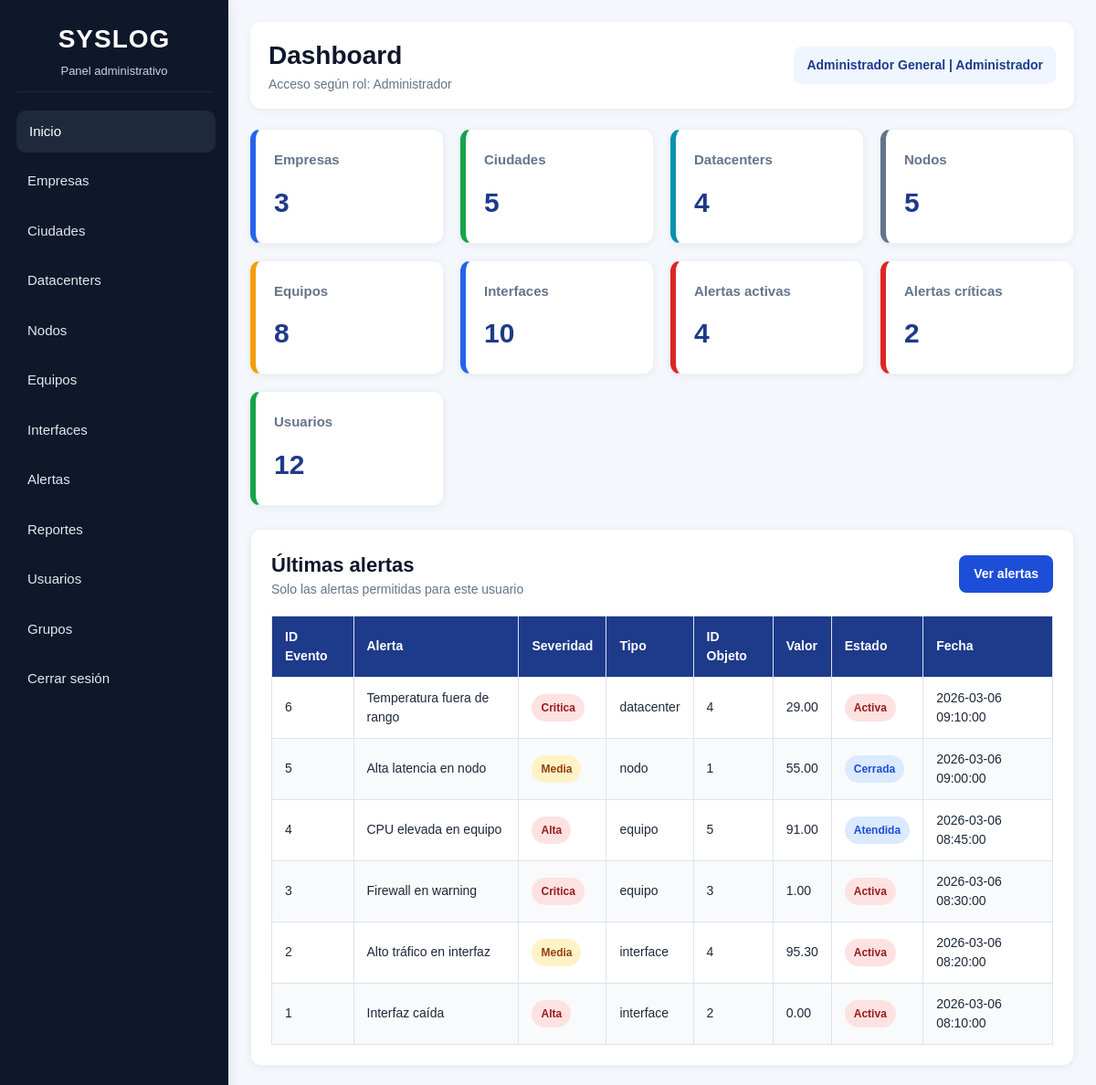
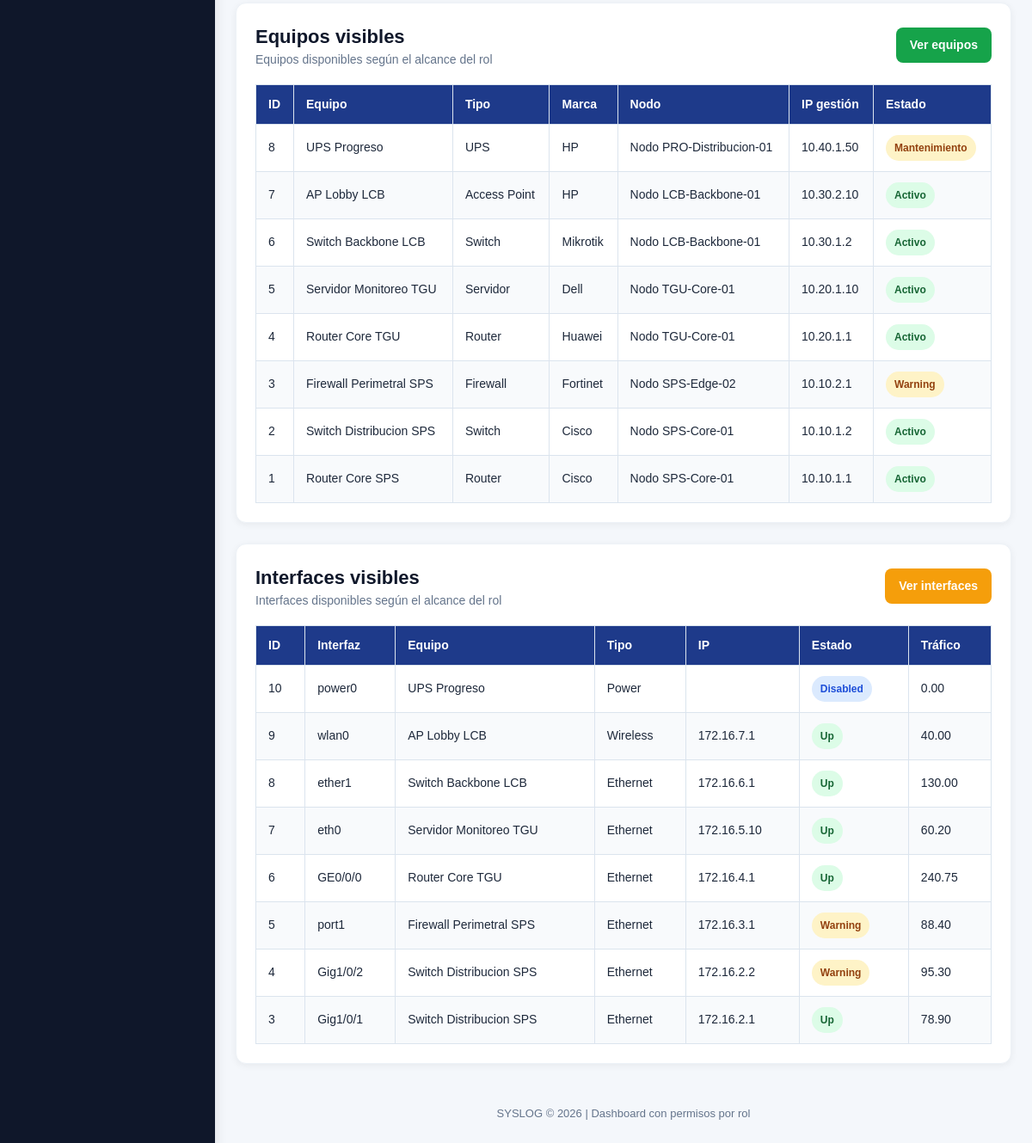
The page /pages/dashboard.php (signed in) on the database its author committed (2 pictures, top to bottom).
### tables this page shows
CREATE TABLE `evento_alerta` (
  `id_evento` int(11) NOT NULL,
  `id_alerta` int(11) NOT NULL,
  `tipo_objeto` enum('datacenter','nodo','equipo','interface') NOT NULL,
  `id_objeto` int(11) NOT NULL,
  `valor_detectado` decimal(10,2) DEFAULT NULL,
  `fecha_evento` datetime DEFAULT current_timestamp(),
  `estado_evento` enum('activa','atendida','cerrada') DEFAULT 'activa',
  `mensaje` text DEFAULT NULL
);

CREATE TABLE `alerta` (
  `id_alerta` int(11) NOT NULL,
  `nombre_alerta` varchar(100) NOT NULL,
  `descripcion` text DEFAULT NULL,
  `severidad` enum('baja','media','alta','critica') DEFAULT 'media',
  `tipo_objeto` enum('datacenter','nodo','equipo','interface') NOT NULL,
  `metrica` varchar(50) NOT NULL,
  `condicion` enum('>','<','=','>=','<=','fuera_rango') NOT NULL,
  `valor_referencia` decimal(10,2) DEFAULT NULL,
  `estado` enum('activa','inactiva') DEFAULT 'activa'
);

CREATE TABLE `equipo` (
  `id_equipo` int(11) NOT NULL,
  `id_nodo` int(11) NOT NULL,
  `id_tipo_equipo` int(11) NOT NULL,
  `id_marca` int(11) NOT NULL,
  `nombre` varchar(100) NOT NULL,
  `modelo` varchar(100) DEFAULT NULL,
  `serial_number` varchar(100) DEFAULT NULL,
  `ip_gestion` varchar(45) DEFAULT NULL,
  `sistema_operativo` varchar(100) DEFAULT NULL,
  `version_firmware` varchar(100) DEFAULT NULL,
  `estado` enum('activo','inactivo','mantenimiento','warning') DEFAULT 'activo',
  `fecha_instalacion` date DEFAULT NULL
);

CREATE TABLE `tipo_equipo` (
  `id_tipo_equipo` int(11) NOT NULL,
  `nombre_tipo` varchar(100) NOT NULL,
  `descripcion` varchar(150) DEFAULT NULL
);

CREATE TABLE `marca` (
  `id_marca` int(11) NOT NULL,
  `nombre_marca` varchar(100) NOT NULL,
  `descripcion` varchar(150) DEFAULT NULL
);

CREATE TABLE `nodo` (
  `id_nodo` int(11) NOT NULL,
  `id_datacenter` int(11) NOT NULL,
  `nombre` varchar(100) NOT NULL,
  `ubicacion` varchar(150) DEFAULT NULL,
  `ip_principal` varchar(45) DEFAULT NULL,
  `descripcion` varchar(255) DEFAULT NULL,
  `estado` enum('activo','inactivo','mantenimiento') DEFAULT 'activo'
);

CREATE TABLE `interface_red` (
  `id_interface` int(11) NOT NULL,
  `id_equipo` int(11) NOT NULL,
  `nombre_interface` varchar(100) NOT NULL,
  `tipo_interface` varchar(50) DEFAULT NULL,
  `velocidad` varchar(50) DEFAULT NULL,
  `mac_address` varchar(50) DEFAULT NULL,
  `direccion_ip` varchar(45) DEFAULT NULL,
  `estado` enum('up','down','warning','disabled') DEFAULT 'up',
  `trafico_actual` decimal(10,2) DEFAULT 0.00,
  `descripcion` varchar(255) DEFAULT NULL
);

### includes/auth.php (called while the page is built, shortened)
<?php
function currentRole() {
    return $_SESSION["rol"] ?? "";
}
function canAccess($module) {
    $role = currentRole();
    $permissions = [
        "Administrador" => [
            "dashboard",
            "empresas",
            "ciudades",
            "datacenters",
            "nodos",
            "equipos",
            "interfaces",
            "alertas",
            "reportes",
            "usuarios",
            "grupos"
        ],
        "Empresa" => [
            "dashboard",
            "datacenters",
            "nodos",
            "equipos",
            "interfaces",
            "alertas",
            "reportes"
        ],
        "Datacenter" => [
            "dashboard",
            "datacenters",
            "nodos",
            "equipos",
            "interfaces",
            "alertas",
            "reportes"
        ],
        "Nodo" => [
            "dashboard",
            "nodos",
            "equipos",
            "interfaces",
            "alertas",
            "reportes"
        ],
        "Equipo" => [
            "dashboard",
            "equipos",
            "interfaces",
            "alertas",
            "reportes"
        ],
        "Operador" => [
            "dashboard",
            "datacenters",
            "nodos",
            "equipos",
            "interfaces",
            "alertas",
            "reportes"
        ]
    ];
    return in_array($module, $permissions[$role] ?? []);
}
function getScope() {
    return [
        "rol"           => $_SESSION["rol"] ?? "",
        "id_empresa"    => $_SESSION["id_empresa"] ?? null,
        "id_datacenter" => $_SESSION["id_datacenter"] ?? null,
        "id_nodo"       => $_SESSION["id_nodo"] ?? null,
        "id_equipo"     => $_SESSION["id_equipo"] ?? null
    ];
}
?>

### pages/dashboard.php (the view, shortened to what this page needs)
<?php
require_once "../includes/auth.php";
require_once "../includes/db.php";
$scope = getScope();
$rol = $scope["rol"];
function badgeClase($valor) {
    $valor = strtolower(trim($valor));
    if (in_array($valor, ["activo", "up", "enviado"])) return "badge badge-success";
    if (in_array($valor, ["activa", "alta", "critica", "crítica", "down", "fallido", "bloqueado"])) return "badge badge-danger";
    if (in_array($valor, ["warning", "media", "pendiente", "mantenimiento"])) return "badge badge-warning";
    if (in_array($valor, ["cerrada", "atendida", "inactivo", "disabled"])) return "badge badge-info";
    return "badge badge-gray";
}
$total_empresas = 0;
$total_ciudades = 0;
$total_datacenters = 0;
$total_nodos = 0;
$total_equipos = 0;
$total_interfaces = 0;
$total_alertas_activas = 0;
$total_alertas_criticas = 0;
$total_usuarios = 0;
$ultimas_alertas = [];
$equipos = [];
$interfaces = [];
if ($rol === "Administrador") {
    $total_empresas = $pdo->query("SELECT COUNT(*) FROM empresa")->fetchColumn();
    $total_ciudades = $pdo->query("SELECT COUNT(*) FROM ciudad")->fetchColumn();
    $total_datacenters = $pdo->query("SELECT COUNT(*) FROM datacenter")->fetchColumn();
    $total_nodos = $pdo->query("SELECT COUNT(*) FROM nodo")->fetchColumn();
    $total_equipos = $pdo->query("SELECT COUNT(*) FROM equipo")->fetchColumn();
    $total_interfaces = $pdo->query("SELECT COUNT(*) FROM interface_red")->fetchColumn();
    $total_alertas_activas = $pdo->query("SELECT COUNT(*) FROM evento_alerta WHERE estado_evento = 'activa'")->fetchColumn();
    $total_alertas_criticas = $pdo->query("
        SELECT COUNT(*)
        FROM evento_alerta ea
        INNER JOIN alerta a ON ea.id_alerta = a.id_alerta
        WHERE ea.estado_evento = 'activa'
          AND a.severidad = 'critica'
    ")->fetchColumn();
    $total_usuarios = $pdo->query("SELECT COUNT(*) FROM usuario")->fetchColumn();
    $ultimas_alertas = $pdo->query("
        SELECT ea.id_evento, a.nombre_alerta, a.severidad, ea.tipo_objeto, ea.id_objeto,
               ea.valor_detectado, ea.fecha_evento, ea.estado_evento, ea.mensaje
        FROM evento_alerta ea
        INNER JOIN alerta a ON ea.id_alerta = a.id_alerta
        ORDER BY ea.fecha_evento DESC
        LIMIT 8
    ")->fetchAll(PDO::FETCH_ASSOC);
    $equipos = $pdo->query("
        SELECT e.id_equipo, e.nombre, t.nombre_tipo, m.nombre_marca, n.nombre AS nodo,
               e.ip_gestion, e.estado
        FROM equipo e
        INNER JOIN tipo_equipo t ON e.id_tipo_equipo = t.id_tipo_equipo
        INNER JOIN marca m ON e.id_marca = m.id_marca
        INNER JOIN nodo n ON e.id_nodo = n.id_nodo
        ORDER BY e.id_equipo DESC
        LIMIT 8
    ")->fetchAll(PDO::FETCH_ASSOC);
    $interfaces = $pdo->query("
        SELECT i.id_interface, i.nombre_interface, i.tipo_interface, i.estado,
               i.trafico_actual, i.direccion_ip, e.nombre AS equipo
        FROM interface_red i
        INNER JOIN equipo e ON i.id_equipo = e.id_equipo
        ORDER BY i.id_interface DESC
        LIMIT 8
    ")->fetchAll(PDO::FETCH_ASSOC);
}
?>
<!DOCTYPE html>
<html lang="es">
<head>
    <link rel="stylesheet" href="../css/style.css">
</head>
<body>
<div class="main-layout">
    <?php include "../includes/menu.php"; ?>
    <div class="content">
        <div class="topbar">
            <div>
                <h1>Dashboard</h1>
                <p class="muted-text">Acceso según rol: <?php echo htmlspecialchars($rol); ?></p>
            </div>
            <div class="user-box">
                <?php echo htmlspecialchars($_SESSION["usuario"]); ?> | <?php echo htmlspecialchars($rol); ?>
            </div>
        </div>
        <div class="cards">
            <div class="card blue">
                <h3>Empresas</h3>
                <p><?php echo $total_empresas; ?></p>
            </div>
            <div class="card green">
                <h3>Ciudades</h3>
                <p><?php echo $total_ciudades; ?></p>
            </div>
            <div class="card cyan">
                <h3>Datacenters</h3>
                <p><?php echo $total_datacenters; ?></p>
            </div>
            <div class="card gray">
                <h3>Nodos</h3>
                <p><?php echo $total_nodos; ?></p>
            </div>
            <div class="card orange">
                <h3>Equipos</h3>
                <p><?php echo $total_equipos; ?></p>
            </div>
            <div class="card blue">
                <h3>Interfaces</h3>
                <p><?php echo $total_interfaces; ?></p>
            </div>
            <div class="card red">
                <h3>Alertas activas</h3>
                <p><?php echo $total_alertas_activas; ?></p>
            </div>
            <div class="card red">
                <h3>Alertas críticas</h3>
                <p><?php echo $total_alertas_criticas; ?></p>
            </div>
            <div class="card green">
                <h3>Usuarios</h3>
                <p><?php echo $total_usuarios; ?></p>
            </div>
        </div>
        <div class="section">
            <div class="section-header">
                <div>
                    <h2>Últimas alertas</h2>
                    <p>Solo las alertas permitidas para este usuario</p>
                </div>
                <?php if (canAccess("alertas")): ?>
                    <a href="alertas.php" class="btn btn-primary">Ver alertas</a>
                <?php endif; ?>
            </div>
            <div class="table-responsive">
                <table class="table">
                    <thead>
                        <tr>
                            <th>ID Evento</th>
                            <th>Alerta</th>
                            <th>Severidad</th>
                            <th>Tipo</th>
                            <th>ID Objeto</th>
                            <th>Valor</th>
                            <th>Estado</th>
                            <th>Fecha</th>
                        </tr>
                    </thead>
                    <tbody>
                        <?php if ($ultimas_alertas): ?>
                            <?php foreach ($ultimas_alertas as $alerta): ?>
                                <tr>
                                    <td><?php echo $alerta["id_evento"]; ?></td>
                                    <td><?php echo htmlspecialchars($alerta["nombre_alerta"]); ?></td>
                                    <td><span class="<?php echo badgeClase($alerta["severidad"]); ?>"><?php echo htmlspecialchars($alerta["severidad"]); ?></span></td>
                                    <td><?php echo htmlspecialchars($alerta["tipo_objeto"]); ?></td>
                                    <td><?php echo htmlspecialchars($alerta["id_objeto"]); ?></td>
                                    <td><?php echo htmlspecialchars($alerta["valor_detectado"]); ?></td>
                                    <td><span class="<?php echo badgeClase($alerta["estado_evento"]); ?>"><?php echo htmlspecialchars($alerta["estado_evento"]); ?></span></td>
                                    <td><?php echo htmlspecialchars($alerta["fecha_evento"]); ?></td>
                                </tr>
                            <?php endforeach; ?>
                        <?php else: ?>
                            <tr><td colspan="8">No hay alertas visibles para este usuario.</td></tr>
                        <?php endif; ?>
                    </tbody>
                </table>
            </div>
        </div>
        <?php if (canAccess("equipos")): ?>
        <div class="section">
            <div class="section-header">
                <div>
                    <h2>Equipos visibles</h2>
                    <p>Equipos disponibles según el alcance del rol</p>
                </div>
                <a href="equipos.php" class="btn btn-success">Ver equipos</a>
            </div>
            <div class="table-responsive">
                <table class="table">
                    <thead>
                        <tr>
                            <th>ID</th>
                            <th>Equipo</th>
                            <th>Tipo</th>
                            <th>Marca</th>
                            <th>Nodo</th>
                            <th>IP gestión</th>
                            <th>Estado</th>
                        </tr>
                    </thead>
                    <tbody>
                        <?php if ($equipos): ?>
                            <?php foreach ($equipos as $equipo): ?>
                                <tr>
                                    <td><?php echo $equipo["id_equipo"]; ?></td>
                                    <td><?php echo htmlspecialchars($equipo["nombre"]); ?></td>
                                    <td><?php echo htmlspecialchars($equipo["nombre_tipo"]); ?></td>
                                    <td><?php echo htmlspecialchars($equipo["nombre_marca"]); ?></td>
                                    <td><?php echo htmlspecialchars($equipo["nodo"]); ?></td>
                                    <td><?php echo htmlspecialchars($equipo["ip_gestion"]); ?></td>
                                    <td><span class="<?php echo badgeClase($equipo["estado"]); ?>"><?php echo htmlspecialchars($equipo["estado"]); ?></span></td>
                                </tr>
                            <?php endforeach; ?>
                        <?php else: ?>
                            <tr><td colspan="7">No hay equipos visibles para este usuario.</td></tr>
                        <?php endif; ?>
                    </tbody>
                </table>
            </div>
        </div>
        <?php endif; ?>
        <?php if (canAccess("interfaces")): ?>
        <div class="section">
            <div class="section-header">
                <div>
                    <h2>Interfaces visibles</h2>
                    <p>Interfaces disponibles según el alcance del rol</p>
                </div>
                <a href="interfaces.php" class="btn btn-warning">Ver interfaces</a>
            </div>
            <div class="table-responsive">
                <table class="table">
                    <thead>
                        <tr>
                            <th>ID</th>
                            <th>Interfaz</th>
                            <th>Equipo</th>
                            <th>Tipo</th>
                            <th>IP</th>
                            <th>Estado</th>
                            <th>Tráfico</th>
                        </tr>
                    </thead>
                    <tbody>
                        <?php if ($interfaces): ?>
                            <?php foreach ($interfaces as $interface): ?>
                                <tr>
                                    <td><?php echo $interface["id_interface"]; ?></td>
                                    <td><?php echo htmlspecialchars($interface["nombre_interface"]); ?></td>
                                    <td><?php echo htmlspecialchars($interface["equipo"]); ?></td>
                                    <td><?php echo htmlspecialchars($interface["tipo_interface"]); ?></td>
                                    <td><?php echo htmlspecialchars($interface["direccion_ip"]); ?></td>
                                    <td><span class="<?php echo badgeClase($interface["estado"]); ?>"><?php echo htmlspecialchars($interface["estado"]); ?></span></td>
                                    <td><?php echo number_format((float)$interface["trafico_actual"], 2); ?></td>
                                </tr>
                            <?php endforeach; ?>
                        <?php else: ?>
                            <tr><td colspan="7">No hay interfaces visibles para este usuario.</td></tr>
                        <?php endif; ?>
                    </tbody>
                </table>
            </div>
        </div>
        <?php endif; ?>
        <div class="footer">
            SYSLOG © 2026 | Dashboard con permisos por rol
        </div>
    </div>
</div>
</body>
</html>

### rows shown on the page
evento_alerta: id_evento "6", id_alerta.nombre_alerta "Temperatura fuera de rango", id_alerta.severidad "Critica", tipo_objeto "datacenter", id_objeto "4", valor_detectado "29.00", estado_evento "Activa", fecha_evento "2026-03-06 09:10:00"
evento_alerta: id_evento "5", id_alerta.nombre_alerta "Alta latencia en nodo", id_alerta.severidad "Media", tipo_objeto "nodo", id_objeto "1", valor_detectado "55.00", estado_evento "Cerrada", fecha_evento "2026-03-06 09:00:00"
evento_alerta: id_evento "4", id_alerta.nombre_alerta "CPU elevada en equipo", id_alerta.severidad "Alta", tipo_objeto "equipo", id_objeto "5", valor_detectado "91.00", estado_evento "Atendida", fecha_evento "2026-03-06 08:45:00"
evento_alerta: id_evento "3", id_alerta.nombre_alerta "Firewall en warning", id_alerta.severidad "Critica", tipo_objeto "equipo", id_objeto "3", valor_detectado "1.00", estado_evento "Activa", fecha_evento "2026-03-06 08:30:00"
evento_alerta: id_evento "2", id_alerta.nombre_alerta "Alto tráfico en interfaz", id_alerta.severidad "Media", tipo_objeto "interface", id_objeto "4", valor_detectado "95.30", estado_evento "Activa", fecha_evento "2026-03-06 08:20:00"
evento_alerta: id_evento "1", id_alerta.nombre_alerta "Interfaz caída", id_alerta.severidad "Alta", tipo_objeto "interface", id_objeto "2", valor_detectado "0.00", estado_evento "Activa", fecha_evento "2026-03-06 08:10:00"
equipo: id_equipo "8", nombre "UPS Progreso", id_tipo_equipo.nombre_tipo "UPS", id_marca.nombre_marca "HP", id_nodo.nombre "Nodo PRO-Distribucion-01", ip_gestion "10.40.1.50", estado "Mantenimiento"
equipo: id_equipo "7", nombre "AP Lobby LCB", id_tipo_equipo.nombre_tipo "Access Point", id_marca.nombre_marca "HP", id_nodo.nombre "Nodo LCB-Backbone-01", ip_gestion "10.30.2.10", estado "Activo"
equipo: id_equipo "6", nombre "Switch Backbone LCB", id_tipo_equipo.nombre_tipo "Switch", id_marca.nombre_marca "Mikrotik", id_nodo.nombre "Nodo LCB-Backbone-01", ip_gestion "10.30.1.2", estado "Activo"
equipo: id_equipo "5", nombre "Servidor Monitoreo TGU", id_tipo_equipo.nombre_tipo "Servidor", id_marca.nombre_marca "Dell", id_nodo.nombre "Nodo TGU-Core-01", ip_gestion "10.20.1.10", estado "Activo"
equipo: id_equipo "4", nombre "Router Core TGU", id_tipo_equipo.nombre_tipo "Router", id_marca.nombre_marca "Huawei", id_nodo.nombre "Nodo TGU-Core-01", ip_gestion "10.20.1.1", estado "Activo"
equipo: id_equipo "3", nombre "Firewall Perimetral SPS", id_tipo_equipo.nombre_tipo "Firewall", id_marca.nombre_marca "Fortinet", id_nodo.nombre "Nodo SPS-Edge-02", ip_gestion "10.10.2.1", estado "Warning"
equipo: id_equipo "2", nombre "Switch Distribucion SPS", id_tipo_equipo.nombre_tipo "Switch", id_marca.nombre_marca "Cisco", id_nodo.nombre "Nodo SPS-Core-01", ip_gestion "10.10.1.2", estado "Activo"
equipo: id_equipo "1", nombre "Router Core SPS", id_tipo_equipo.nombre_tipo "Router", id_marca.nombre_marca "Cisco", id_nodo.nombre "Nodo SPS-Core-01", ip_gestion "10.10.1.1", estado "Activo"
interface_red: id_interface "10", nombre_interface "power0", id_equipo.nombre "UPS Progreso", tipo_interface "Power", estado "Disabled", trafico_actual "0.00"
interface_red: id_interface "9", nombre_interface "wlan0", id_equipo.nombre "AP Lobby LCB", tipo_interface "Wireless", direccion_ip "172.16.7.1", estado "Up", trafico_actual "40.00"
interface_red: id_interface "8", nombre_interface "ether1", id_equipo.nombre "Switch Backbone LCB", tipo_interface "Ethernet", direccion_ip "172.16.6.1", estado "Up", trafico_actual "130.00"
interface_red: id_interface "7", nombre_interface "eth0", id_equipo.nombre "Servidor Monitoreo TGU", tipo_interface "Ethernet", direccion_ip "172.16.5.10", estado "Up", trafico_actual "60.20"
interface_red: id_interface "6", nombre_interface "GE0/0/0", id_equipo.nombre "Router Core TGU", tipo_interface "Ethernet", direccion_ip "172.16.4.1", estado "Up", trafico_actual "240.75"
interface_red: id_interface "5", nombre_interface "port1", id_equipo.nombre "Firewall Perimetral SPS", tipo_interface "Ethernet", direccion_ip "172.16.3.1", estado "Warning", trafico_actual "88.40"
interface_red: id_interface "4", nombre_interface "Gig1/0/2", id_equipo.nombre "Switch Distribucion SPS", tipo_interface "Ethernet", direccion_ip "172.16.2.2", estado "Warning", trafico_actual "95.30"
interface_red: id_interface "3", nombre_interface "Gig1/0/1", id_equipo.nombre "Switch Distribucion SPS", tipo_interface "Ethernet", direccion_ip "172.16.2.1", estado "Up", trafico_actual "78.90"

### other values the page prints
$rol "Administrador"
$_SESSION["usuario"] "Administrador General"
$total_empresas "3"
$total_ciudades "5"
$total_datacenters "4"
$total_nodos "5"
$total_equipos "8"
$total_interfaces "10"
$total_alertas_activas "4"
$total_alertas_criticas "2"
$total_usuarios "12"
